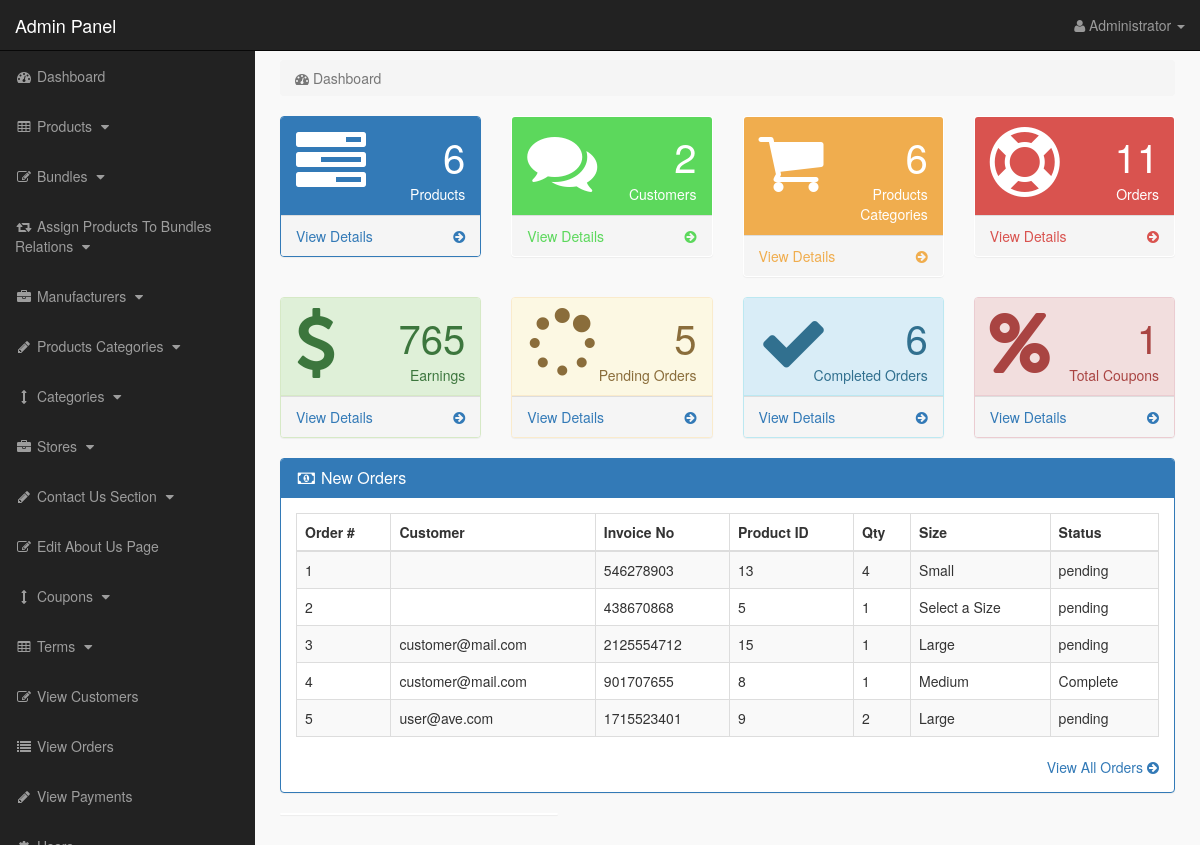
The page /admin_area/index.php?dashboard (signed in) on the database its author committed.
### tables this page shows
CREATE TABLE `pending_orders` (
  `order_id` int(10) NOT NULL,
  `customer_id` int(10) NOT NULL,
  `invoice_no` int(10) NOT NULL,
  `product_id` text NOT NULL,
  `qty` int(10) NOT NULL,
  `size` text NOT NULL,
  `order_status` text NOT NULL
);

CREATE TABLE `customers` (
  `customer_id` int(10) NOT NULL,
  `customer_name` varchar(255) NOT NULL,
  `customer_email` varchar(255) NOT NULL,
  `customer_pass` varchar(255) NOT NULL,
  `customer_country` text NOT NULL,
  `customer_city` text NOT NULL,
  `customer_contact` varchar(255) NOT NULL,
  `customer_address` text NOT NULL,
  `customer_image` text NOT NULL,
  `customer_ip` varchar(255) NOT NULL,
  `customer_confirm_code` text NOT NULL
);

### admin_area/dashboard.php (the view, shortened to what this page needs)
<?php
if(!isset($_SESSION['admin_email'])){
echo "<script>window.open('login.php','_self')</script>";
}
else {
?>
<div class="row">
<div class="col-lg-12">
<ol class="breadcrumb">
<li class="active">
<i class="fa fa-dashboard"></i> Dashboard
</li>
</ol>
</div>
</div>
<div class="row">
<div class="col-lg-3 col-md-6">
<div class="panel panel-primary">
<div class="panel-heading">
<div class="row">
<div class="col-xs-3">
<i class="fa fa-tasks fa-5x"> </i>
</div>
<div class="col-xs-9 text-right">
<div class="huge"> <?php echo $count_products; ?> </div>
<div>Products</div>
</div>
</div>
</div>
<a href="index.php?view_products">
<div class="panel-footer">
<span class="pull-left"> View Details </span>
<span class="pull-right"> <i class="fa fa-arrow-circle-right"></i> </span>
<div class="clearfix"></div>
</div>
</a>
</div>
</div>
<div class="col-lg-3 col-md-6">
<div class="panel panel-green">
<div class="panel-heading">
<div class="row">
<div class="col-xs-3">
<i class="fa fa-comments fa-5x"> </i>
</div>
<div class="col-xs-9 text-right">
<div class="huge"> <?php echo $count_customers; ?> </div>
<div>Customers</div>
</div>
</div>
</div>
<a href="index.php?view_customers">
<div class="panel-footer">
<span class="pull-left"> View Details </span>
<span class="pull-right"> <i class="fa fa-arrow-circle-right"></i> </span>
<div class="clearfix"></div>
</div>
</a>
</div>
</div>
<div class="col-lg-3 col-md-6">
<div class="panel panel-yellow">
<div class="panel-heading">
<div class="row">
<div class="col-xs-3">
<i class="fa fa-shopping-cart fa-5x"> </i>
</div>
<div class="col-xs-9 text-right">
<div class="huge"> <?php echo $count_p_categories; ?> </div>
<div>Products Categories</div>
</div>
</div>
</div>
<a href="index.php?view_p_cats">
<div class="panel-footer">
<span class="pull-left"> View Details </span>
<span class="pull-right"> <i class="fa fa-arrow-circle-right"></i> </span>
<div class="clearfix"></div>
</div>
</a>
</div>
</div>
<div class="col-lg-3 col-md-6">
<div class="panel panel-red">
<div class="panel-heading">
<div class="row">
<div class="col-xs-3">
<i class="fa fa-support fa-5x"> </i>
</div>
<div class="col-xs-9 text-right">
<div class="huge"> <?php echo $count_total_orders; ?> </div>
<div>Orders</div>
</div>
</div>
</div>
<a href="index.php?view_orders">
<div class="panel-footer">
<span class="pull-left"> View Details </span>
<span class="pull-right"> <i class="fa fa-arrow-circle-right"></i> </span>
<div class="clearfix"></div>
</div>
</a>
</div>
</div>
</div>
<div class="row">
    <div class="col-lg-3 col-md-6">
        <div class="panel panel-success">
        <div class="panel-heading">
        <div class="row">
        <div class="col-xs-3">
        <i class="fa fa-dollar fa-5x"> </i>
        </div>
        <div class="col-xs-9 text-right">
        <div class="huge"> <?php echo $count_total_earnings ?> </div>
        <div>Earnings</div>
        </div>
        </div>
        </div>
        <a href="index.php?view_orders">
        <div class="panel-footer">
        <span class="pull-left"> View Details </span>
        <span class="pull-right"> <i class="fa fa-arrow-circle-right"></i> </span>
        <div class="clearfix"></div>
        </div>
        </a>
        </div>
        </div>
        <div class="col-lg-3 col-md-6">
            <div class="panel panel-warning">
            <div class="panel-heading">
            <div class="row">
            <div class="col-xs-3">
            <i class="fa fa-spinner fa-5x"> </i>
            </div>
            <div class="col-xs-9 text-right">
            <div class="huge"> <?php echo $count_pending_orders ?> </div>
            <div>Pending Orders</div>
            </div>
            </div>
            </div>
            <a href="index.php?view_orders">
            <div class="panel-footer">
            <span class="pull-left"> View Details </span>
            <span class="pull-right"> <i class="fa fa-arrow-circle-right"></i> </span>
            <div class="clearfix"></div>
            </div>
            </a>
            </div>
            </div>
            <div class="col-lg-3 col-md-6">
                <div class="panel panel-info">
                <div class="panel-heading">
                <div class="row">
                <div class="col-xs-3">
                <i class="fa fa-check fa-5x"> </i>
                </div>
                <div class="col-xs-9 text-right">
                <div class="huge"> <?php echo $count_completed_orders ?> </div>
                <div>Completed Orders</div>
                </div>
                </div>
                </div>
                <a href="index.php?view_orders">
                <div class="panel-footer">
                <span class="pull-left"> View Details </span>
                <span class="pull-right"> <i class="fa fa-arrow-circle-right"></i> </span>
                <div class="clearfix"></div>
                </div>
                </a>
                </div>
                </div>
                <div class="col-lg-3 col-md-6">
                    <div class="panel panel-danger">
                    <div class="panel-heading">
                    <div class="row">
                    <div class="col-xs-3">
                    <i class="fa fa-percent fa-5x"> </i>
                    </div>
                    <div class="col-xs-9 text-right">
                    <div class="huge"> <?php echo $count_coupons; ?> </div>
                    <div>Total Coupons</div>
                    </div>
                    </div>
                    </div>
                    <a href="index.php?view_orders">
                    <div class="panel-footer">
                    <span class="pull-left"> View Details </span>
                    <span class="pull-right"> <i class="fa fa-arrow-circle-right"></i> </span>
                    <div class="clearfix"></div>
                    </div>
                    </a>
                    </div>
                    </div>
</div>
<div class="row" >
<div class="col-lg-12" >
<div class="panel panel-primary" >
<div class="panel-heading" >
<h3 class="panel-title" >
<i class="fa fa-money fa-fw" ></i> New Orders
</h3>
</div>
<div class="panel-body" >
<div class="table-responsive" >
<table class="table table-bordered table-hover table-striped" >
<thead>
<tr>
<th>Order #</th>
<th>Customer</th>
<th>Invoice No</th>
<th>Product ID</th>
<th>Qty</th>
<th>Size</th>
<th>Status</th>
</tr>
</thead>
<tbody>
<?php
$i = 0;
$get_order = "select * from pending_orders order by 1 DESC LIMIT 0,5";
$run_order = mysqli_query($con,$get_order);
while($row_order=mysqli_fetch_array($run_order)){
$c_id = $row_order['customer_id'];
$invoice_no = $row_order['invoice_no'];
$product_id = $row_order['product_id'];
$qty = $row_order['qty'];
$size = $row_order['size'];
$order_status = $row_order['order_status'];
$i++;
?>
<tr>
<td><?php echo $i; ?></td>
<td>
<?php
$get_customer = "select * from customers where customer_id='$c_id'";
$run_customer = mysqli_query($con,$get_customer);
$row_customer = mysqli_fetch_array($run_customer);
$customer_email = $row_customer['customer_email'];
echo $customer_email;
?>
</td>
<td><?php echo $invoice_no; ?></td>
<td><?php echo $product_id; ?></td>
<td><?php echo $qty; ?></td>
<td><?php echo $size; ?></td>
<td>
<?php
if($order_status=='pending'){
echo $order_status='pending';
}
else {
echo $order_status='Complete';
}
?>
</td>
</tr>
<?php } ?>
</tbody>
</table>
</div>
<div class="text-right" >
<a href="index.php?view_orders" >
View All Orders <i class="fa fa-arrow-circle-right" ></i>
</a>
</div>
</div>
</div>
</div>
<div class="col-md-4">
<div class="panel">
</div>
</div>
</div>
<?php } ?>

### admin_area/includes/sidebar.php (shortened to what this page needs)
<?php
if(!isset($_SESSION['admin_email'])){
echo "<script>window.open('login.php','_self')</script>";
}
else {
?>
<nav class="navbar navbar-inverse navbar-fixed-top" >
<div class="navbar-header" >
<a class="navbar-brand" href="index.php?dashboard" >Admin Panel</a>
</div>
<ul class="nav navbar-right top-nav" >
<li class="dropdown" >
<a href="#" class="dropdown-toggle" data-toggle="dropdown" >
<i class="fa fa-user" ></i>
<?php echo $admin_name; ?> <b class="caret" ></b>
</a>
</li>
</ul>
<div class="collapse navbar-collapse navbar-ex1-collapse">
<ul class="nav navbar-nav side-nav">
<li>
<a href="index.php?dashboard">
<i class="fa fa-fw fa-dashboard"></i> Dashboard
</a>
</li>
<li>
<a href="#" data-toggle="collapse" data-target="#products">
<i class="fa fa-fw fa-table"></i> Products
<i class="fa fa-fw fa-caret-down"></i>
</a>
</li>
<li>
<a href="#" data-toggle="collapse" data-target="#bundles">
<i class="fa fa-fw fa-edit"></i> Bundles
<i class="fa fa-fw fa-caret-down"></i>
</a>
</li>
<li>
<a href="#" data-toggle="collapse" data-target="#relations">
<i class="fa fa-fw fa-retweet"></i> Assign Products To Bundles Relations
<i class="fa fa-fw fa-caret-down"></i>
</a>
</li>
<li>
<a href="#" data-toggle="collapse" data-target="#manufacturers">
<i class="fa fa-fw fa-briefcase"></i> Manufacturers
<i class="fa fa-fw fa-caret-down"></i>
</a>
</li>
<li>
<a href="#" data-toggle="collapse" data-target="#p_cat">
<i class="fa fa-fw fa-pencil"></i> Products Categories
<i class="fa fa-fw fa-caret-down"></i>
</a>
</li>
<li>
<a href="#" data-toggle="collapse" data-target="#cat">
<i class="fa fa-fw fa-arrows-v"></i> Categories
<i class="fa fa-fw fa-caret-down"></i>
</a>
</li>
<li>
<a href="#" data-toggle="collapse" data-target="#store">
<i class="fa fa-fw fa-briefcase"></i> Stores
<i class="fa fa-fw fa-caret-down"></i>
</a>
</li>
<li>
<a href="#" data-toggle="collapse" data-target="#contact_us">
<i class="fa fa-fw fa-pencil"> </i> Contact Us Section
<i class="fa fa-fw fa-caret-down"></i>
</a>
</li>
<li>
<a href="index.php?edit_about_us">
<i class="fa fa-fw fa-edit"></i> Edit About Us Page
</a>
</li>
<li>
<a href="#" data-toggle="collapse" data-target="#coupons">
<i class="fa fa-fw fa-arrows-v"></i> Coupons
<i class="fa fa-fw fa-caret-down"></i>
</a>
</li>
<li>
<a href="#" data-toggle="collapse" data-target="#terms" >
<i class="fa fa-fw fa-table"></i> Terms
<i class="fa fa-fw fa-caret-down"></i>
</a>
</li>
<li>
<a href="index.php?view_customers">
<i class="fa fa-fw fa-edit"></i> View Customers
</a>
</li>
<li>
<a href="index.php?view_orders">
<i class="fa fa-fw fa-list"></i> View Orders
</a>
</li>
<li>
<a href="index.php?view_payments">
<i class="fa fa-fw fa-pencil"></i> View Payments
</a>
</li>
<li>
<a href="#" data-toggle="collapse" data-target="#users">
<i class="fa fa-fw fa-gear"></i> Users
<i class="fa fa-fw fa-caret-down"></i>
</a>
</li>
</ul>
</div>
</nav>
<?php } ?>

### admin_area/css/style.css (style rules this page uses)
body { margin-top:100px; }
@media (min-width: 768px) { body { margin-top:50px; } }
.top-nav { padding:0 15px; }
.top-nav>li { display:inline-block; float:left; }
.top-nav>li>a { padding-top:15px; padding-bottom:15px; line-height:20px; color:#999; }
@media (min-width: 768px) { .side-nav { position:fixed; top:51px; width:255px; border-radius:0; overflow-y:auto; background-color: #222; bottom:0; overflow-x:hidden; padding-bottom:40px; } }
@media (min-width: 768px) { .side-nav>li>a { width:255px; } }
.huge { font-size:40px; line-height:normal; }
.panel-green > .panel-heading { color:#fff; background-color:#5cd85c; }
.panel-green > a { color:#5cd85c; }
.panel-red > .panel-heading { color:#fff; background-color:#d9534f; }
.panel-red > a { color:#d9534f; }
.panel-yellow > .panel-heading { color:#fff; background-color:#f0ad4e; }
.panel-yellow > a { color:#f0ad4e; }
.panel-body { border-radius:5px; }

### rows shown on the page
pending_orders: invoice_no "546278903", product "13", qty "4", size "Small"
pending_orders: invoice_no "438670868", product "5", qty "1", size "Select a Size"
pending_orders: customer.customer_email "customer@mail.com", invoice_no "2125554712", product "15", qty "1", size "Large"
pending_orders: customer.customer_email "customer@mail.com", invoice_no "901707655", product "8", qty "1", size "Medium"
pending_orders: customer.customer_email "user@ave.com", invoice_no "1715523401", product "9", qty "2", size "Large"

### other values the page prints
$admin_name "Administrator"
$count_products "6"
$count_customers "2"
$count_p_categories "6"
$count_total_orders "11"
$count_total_earnings "765"
$count_pending_orders "5"
$count_completed_orders "6"
$count_coupons "1"
